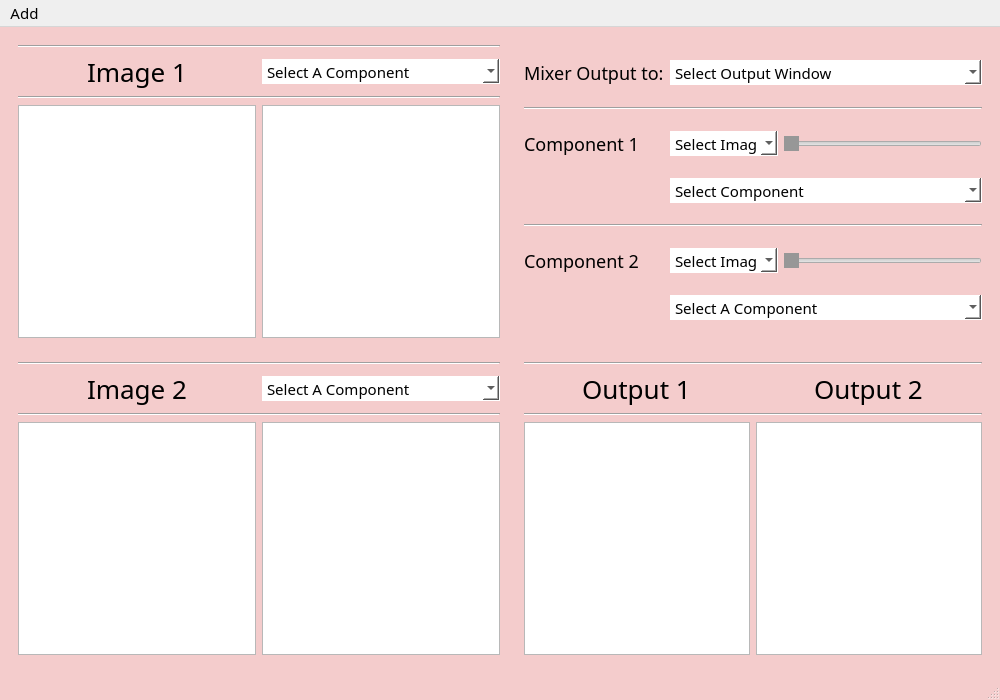
<?xml version="1.0" encoding="UTF-8"?>
<ui version="4.0">
 <class>MainWindow</class>
 <widget class="QMainWindow" name="MainWindow">
  <property name="geometry">
   <rect>
    <x>0</x>
    <y>0</y>
    <width>1000</width>
    <height>700</height>
   </rect>
  </property>
  <property name="minimumSize">
   <size>
    <width>900</width>
    <height>700</height>
   </size>
  </property>
  <property name="windowTitle">
   <string>MainWindow</string>
  </property>
  <property name="styleSheet">
   <string notr="true">*{
<!-- font-family:century gothic; -->
font-family:sans-serif;
font-size:15px
}
/*QSlider::groove:horizontal {
                border: 1px solid #999999;
                height: 32px;
				background-color: white;
                 }
            QSlider::handle:horizontal {
                background: qlineargradient(x1:0, y1:0, x2:1, y2:1, stop:0 #b4b4b4, stop:1 #8f8f8f);
                border: 1px solid #5c5c5c;
                width: 5px;
                margin: -20px 0;
                border-radius: 3px;}*/
QSlider::handle:horizontal{background-color:#979797}
            
ImageView{
border-radius:100px;}
QMainWindow{
background-color: #f4cccc;
}
QComboBox{
background-color:white;
border-top:none;}
QMenu{
background-color:#d9d2e9;
}
QLabel{
font-size:18px}
QLabel#label{font-size:26px; }
QLabel#label_2{font-size:26px; }
QLabel#label_3{font-size:26px; }
QLabel#label_4{font-size:26px; }
</string>
  </property>
  <widget class="QWidget" name="centralwidget">
   <layout class="QGridLayout" name="gridLayout_2">
    <item row="1" column="1">
     <widget class="QWidget" name="gridWidget_4" native="true">
      <layout class="QGridLayout" name="gridLayout_5">
       <item row="3" column="1">
        <widget class="ImageView" name="viewOutput2"/>
       </item>
       <item row="2" column="0" colspan="2">
        <widget class="Line" name="line_6">
         <property name="orientation">
          <enum>Qt::Horizontal</enum>
         </property>
        </widget>
       </item>
       <item row="1" column="0" alignment="Qt::AlignHCenter">
        <widget class="QLabel" name="label_4">
         <property name="text">
          <string>Output 1</string>
         </property>
        </widget>
       </item>
       <item row="3" column="0">
        <widget class="ImageView" name="viewOutput1"/>
       </item>
       <item row="1" column="1" alignment="Qt::AlignHCenter">
        <widget class="QLabel" name="label_3">
         <property name="text">
          <string>Output 2</string>
         </property>
        </widget>
       </item>
       <item row="0" column="0" colspan="2">
        <widget class="Line" name="line_9">
         <property name="orientation">
          <enum>Qt::Horizontal</enum>
         </property>
        </widget>
       </item>
      </layout>
     </widget>
    </item>
    <item row="0" column="0">
     <widget class="QWidget" name="gridWidget" native="true">
      <property name="minimumSize">
       <size>
        <width>500</width>
        <height>0</height>
       </size>
      </property>
      <layout class="QGridLayout" name="gridLayout">
       <item row="3" column="0">
        <widget class="ImageView" name="viewFirstimg">
         <property name="styleSheet">
          <string notr="true">border-color: rgb(0, 0, 0);</string>
         </property>
        </widget>
       </item>
       <item row="3" column="1">
        <widget class="ImageView" name="viewFirstComponent"/>
       </item>
       <item row="2" column="0" colspan="2">
        <widget class="Line" name="line_4">
         <property name="orientation">
          <enum>Qt::Horizontal</enum>
         </property>
        </widget>
       </item>
       <item row="1" column="1">
        <widget class="QComboBox" name="comboBox">
         <property name="minimumSize">
          <size>
           <width>0</width>
           <height>25</height>
          </size>
         </property>
         <item>
          <property name="text">
           <string>Select A Component</string>
          </property>
         </item>
         <item>
          <property name="text">
           <string>Magnitude</string>
          </property>
         </item>
         <item>
          <property name="text">
           <string>Phase</string>
          </property>
         </item>
         <item>
          <property name="text">
           <string>Real</string>
          </property>
         </item>
         <item>
          <property name="text">
           <string>Imaginary</string>
          </property>
         </item>
        </widget>
       </item>
       <item row="1" column="0" alignment="Qt::AlignHCenter">
        <widget class="QLabel" name="label">
         <property name="text">
          <string>Image 1</string>
         </property>
        </widget>
       </item>
       <item row="0" column="0" colspan="2">
        <widget class="Line" name="line_7">
         <property name="orientation">
          <enum>Qt::Horizontal</enum>
         </property>
        </widget>
       </item>
      </layout>
     </widget>
    </item>
    <item row="0" column="1">
     <widget class="QWidget" name="gridWidget_2" native="true">
      <property name="maximumSize">
       <size>
        <width>1000</width>
        <height>400</height>
       </size>
      </property>
      <layout class="QGridLayout" name="gridLayout_3">
       <item row="2" column="1">
        <widget class="QComboBox" name="comboBox_4">
         <property name="minimumSize">
          <size>
           <width>100</width>
           <height>25</height>
          </size>
         </property>
         <item>
          <property name="text">
           <string>Select Image</string>
          </property>
         </item>
         <item>
          <property name="text">
           <string>Image1</string>
          </property>
         </item>
         <item>
          <property name="text">
           <string>Image2</string>
          </property>
         </item>
        </widget>
       </item>
       <item row="5" column="1">
        <widget class="QComboBox" name="comboBox_5">
         <property name="minimumSize">
          <size>
           <width>100</width>
           <height>25</height>
          </size>
         </property>
         <item>
          <property name="text">
           <string>Select Image</string>
          </property>
         </item>
         <item>
          <property name="text">
           <string>Image1</string>
          </property>
         </item>
         <item>
          <property name="text">
           <string>Image2</string>
          </property>
         </item>
        </widget>
       </item>
       <item row="5" column="0">
        <widget class="QLabel" name="label_7">
         <property name="text">
          <string>Component 2</string>
         </property>
        </widget>
       </item>
       <item row="3" column="1" colspan="2">
        <widget class="QComboBox" name="comboBox_6">
         <property name="minimumSize">
          <size>
           <width>0</width>
           <height>25</height>
          </size>
         </property>
         <item>
          <property name="text">
           <string>Select Component</string>
          </property>
         </item>
         <item>
          <property name="text">
           <string>Magnitude</string>
          </property>
         </item>
         <item>
          <property name="text">
           <string>Phase</string>
          </property>
         </item>
         <item>
          <property name="text">
           <string>Real</string>
          </property>
         </item>
         <item>
          <property name="text">
           <string>Imaginary</string>
          </property>
         </item>
         <item>
          <property name="text">
           <string>UniMagnitude</string>
          </property>
         </item>
         <item>
          <property name="text">
           <string>UniPhase</string>
          </property>
         </item>
        </widget>
       </item>
       <item row="0" column="1" colspan="2">
        <widget class="QComboBox" name="comboBox_3">
         <property name="minimumSize">
          <size>
           <width>0</width>
           <height>25</height>
          </size>
         </property>
         <item>
          <property name="text">
           <string>Select Output Window</string>
          </property>
         </item>
         <item>
          <property name="text">
           <string>Output 1</string>
          </property>
         </item>
         <item>
          <property name="text">
           <string>Output 2</string>
          </property>
         </item>
        </widget>
       </item>
       <item row="4" column="0" colspan="3">
        <widget class="Line" name="line_2">
         <property name="orientation">
          <enum>Qt::Horizontal</enum>
         </property>
        </widget>
       </item>
       <item row="1" column="0" colspan="3">
        <widget class="Line" name="line">
         <property name="orientation">
          <enum>Qt::Horizontal</enum>
         </property>
        </widget>
       </item>
       <item row="0" column="0" alignment="Qt::AlignHCenter">
        <widget class="QLabel" name="label_5">
         <property name="text">
          <string>Mixer Output to:</string>
         </property>
        </widget>
       </item>
       <item row="6" column="1" colspan="2">
        <widget class="QComboBox" name="comboBox_7">
         <property name="minimumSize">
          <size>
           <width>0</width>
           <height>25</height>
          </size>
         </property>
         <item>
          <property name="text">
           <string>Select A Component</string>
          </property>
         </item>
         <item>
          <property name="text">
           <string>Magnitude</string>
          </property>
         </item>
         <item>
          <property name="text">
           <string>Phase</string>
          </property>
         </item>
         <item>
          <property name="text">
           <string>Real</string>
          </property>
         </item>
         <item>
          <property name="text">
           <string>Imaginary</string>
          </property>
         </item>
         <item>
          <property name="text">
           <string>UniMagnitude</string>
          </property>
         </item>
         <item>
          <property name="text">
           <string>UniPhase</string>
          </property>
         </item>
        </widget>
       </item>
       <item row="5" column="2">
        <widget class="QSlider" name="horizontalSlider_2">
         <property name="orientation">
          <enum>Qt::Horizontal</enum>
         </property>
        </widget>
       </item>
       <item row="2" column="0">
        <widget class="QLabel" name="label_6">
         <property name="text">
          <string>Component 1</string>
         </property>
        </widget>
       </item>
       <item row="2" column="2">
        <widget class="QSlider" name="horizontalSlider">
         <property name="orientation">
          <enum>Qt::Horizontal</enum>
         </property>
        </widget>
       </item>
      </layout>
     </widget>
    </item>
    <item row="1" column="0">
     <widget class="QWidget" name="gridWidget_3" native="true">
      <layout class="QGridLayout" name="gridLayout_4">
       <item row="3" column="0">
        <widget class="ImageView" name="viewSecondimg"/>
       </item>
       <item row="3" column="1">
        <widget class="ImageView" name="viewSecondComponent"/>
       </item>
       <item row="1" column="1">
        <widget class="QComboBox" name="comboBox2">
         <property name="minimumSize">
          <size>
           <width>0</width>
           <height>25</height>
          </size>
         </property>
         <item>
          <property name="text">
           <string>Select A Component</string>
          </property>
         </item>
         <item>
          <property name="text">
           <string>Magnitude</string>
          </property>
         </item>
         <item>
          <property name="text">
           <string>Phase</string>
          </property>
         </item>
         <item>
          <property name="text">
           <string>Real</string>
          </property>
         </item>
         <item>
          <property name="text">
           <string>Imaginary</string>
          </property>
         </item>
        </widget>
       </item>
       <item row="1" column="0" alignment="Qt::AlignHCenter">
        <widget class="QLabel" name="label_2">
         <property name="text">
          <string>Image 2</string>
         </property>
        </widget>
       </item>
       <item row="2" column="0" colspan="2">
        <widget class="Line" name="line_5">
         <property name="orientation">
          <enum>Qt::Horizontal</enum>
         </property>
        </widget>
       </item>
       <item row="0" column="0" colspan="2">
        <widget class="Line" name="line_8">
         <property name="orientation">
          <enum>Qt::Horizontal</enum>
         </property>
        </widget>
       </item>
      </layout>
     </widget>
    </item>
   </layout>
  </widget>
  <widget class="QMenuBar" name="menubar">
   <property name="geometry">
    <rect>
     <x>0</x>
     <y>0</y>
     <width>1000</width>
     <height>26</height>
    </rect>
   </property>
   <widget class="QMenu" name="menuAdd">
    <property name="title">
     <string>Add</string>
    </property>
    <addaction name="openFirstImg"/>
    <addaction name="openSecondImg"/>
   </widget>
   <addaction name="menuAdd"/>
  </widget>
  <widget class="QStatusBar" name="statusbar"/>
  <action name="openFirstImg">
   <property name="text">
    <string>Image 1</string>
   </property>
   <property name="shortcut">
    <string>Ctrl+1</string>
   </property>
  </action>
  <action name="openSecondImg">
   <property name="text">
    <string>Image 2</string>
   </property>
   <property name="shortcut">
    <string>Ctrl+2</string>
   </property>
  </action>
 </widget>
 <customwidgets>
  <customwidget>
   <class>ImageView</class>
   <extends>QGraphicsView</extends>
   <header>pyqtgraph</header>
   <container>1</container>
  </customwidget>
 </customwidgets>
 <tabstops>
  <tabstop>comboBox</tabstop>
  <tabstop>comboBox2</tabstop>
  <tabstop>comboBox_3</tabstop>
  <tabstop>comboBox_4</tabstop>
  <tabstop>comboBox_6</tabstop>
  <tabstop>comboBox_5</tabstop>
  <tabstop>comboBox_7</tabstop>
  <tabstop>horizontalSlider</tabstop>
  <tabstop>horizontalSlider_2</tabstop>
  <tabstop>viewFirstComponent</tabstop>
  <tabstop>viewFirstimg</tabstop>
  <tabstop>viewOutput2</tabstop>
  <tabstop>viewSecondimg</tabstop>
  <tabstop>viewSecondComponent</tabstop>
  <tabstop>viewOutput1</tabstop>
 </tabstops>
 <resources/>
 <connections/>
</ui>
